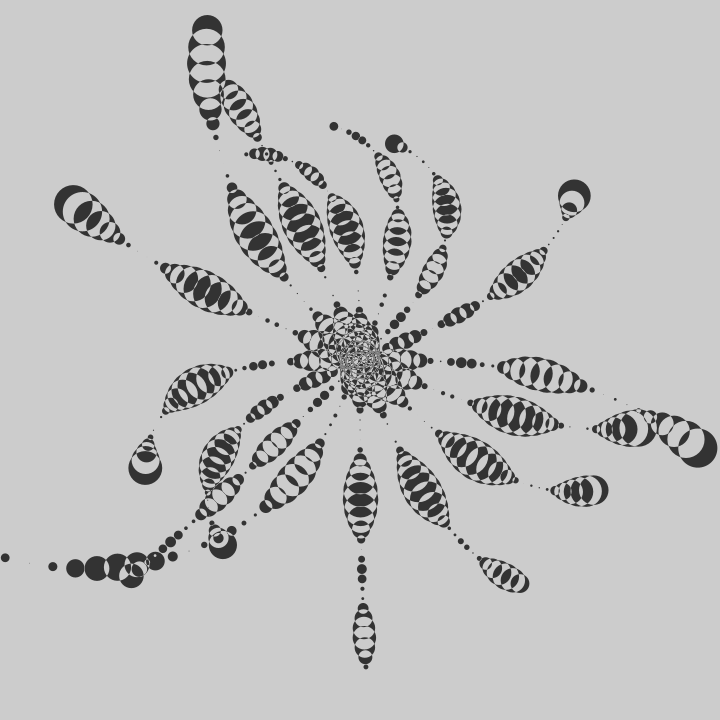
Frame 1 (no input)
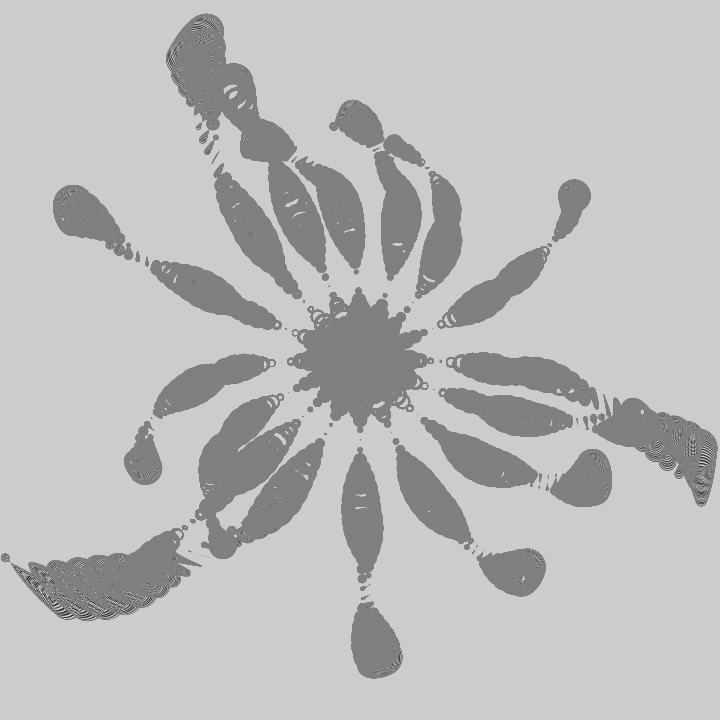
Frame 60 (the mouse pressed at the canvas centre just before this capture)
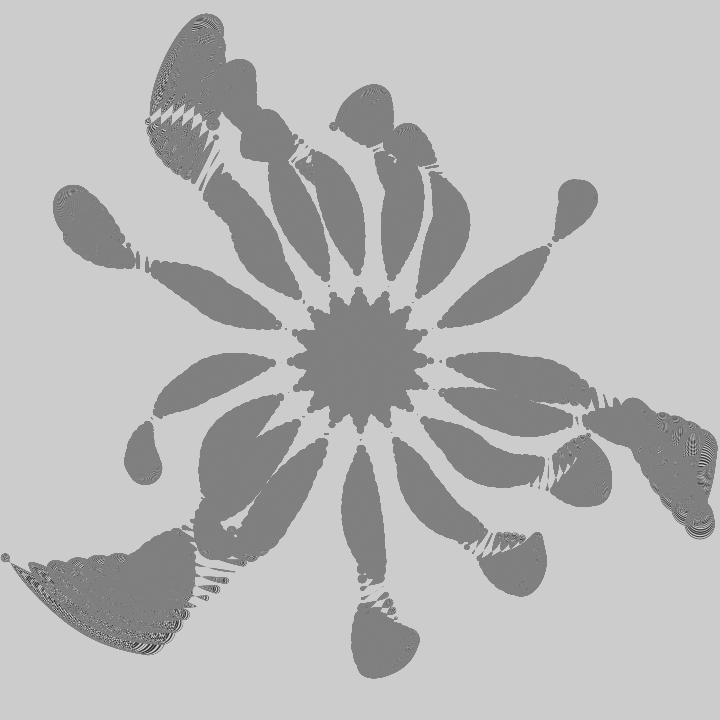
Frame 120 (the mouse held since frame 60 and released just before this capture)

The Processing sketch that drew these frames (run headless with seeded random() and noise(); from frame 60 on, the mouse is pressed at the canvas centre):

// Processing sketch: sketch_9302020_CellularDetail
// ── sketch_9302020_CellularDetail.pde
float t,r,d,N;
void setup(){size(720,720);}
void draw(){
clear();blendMode(DIFFERENCE);
t+=.02;for(r=0;r<TAU;r+=PI/8)for(d=0;d<160;d+=5)circle(cos(r+(N=d*d*(noise(r,t/9)-.5)*.0001))*d*(sin(N)+2)+360,(sin(r+N))*d*(sin(N)+2)+360,sin(r+d*.05-t)*40*cos(d*.04+N));}
